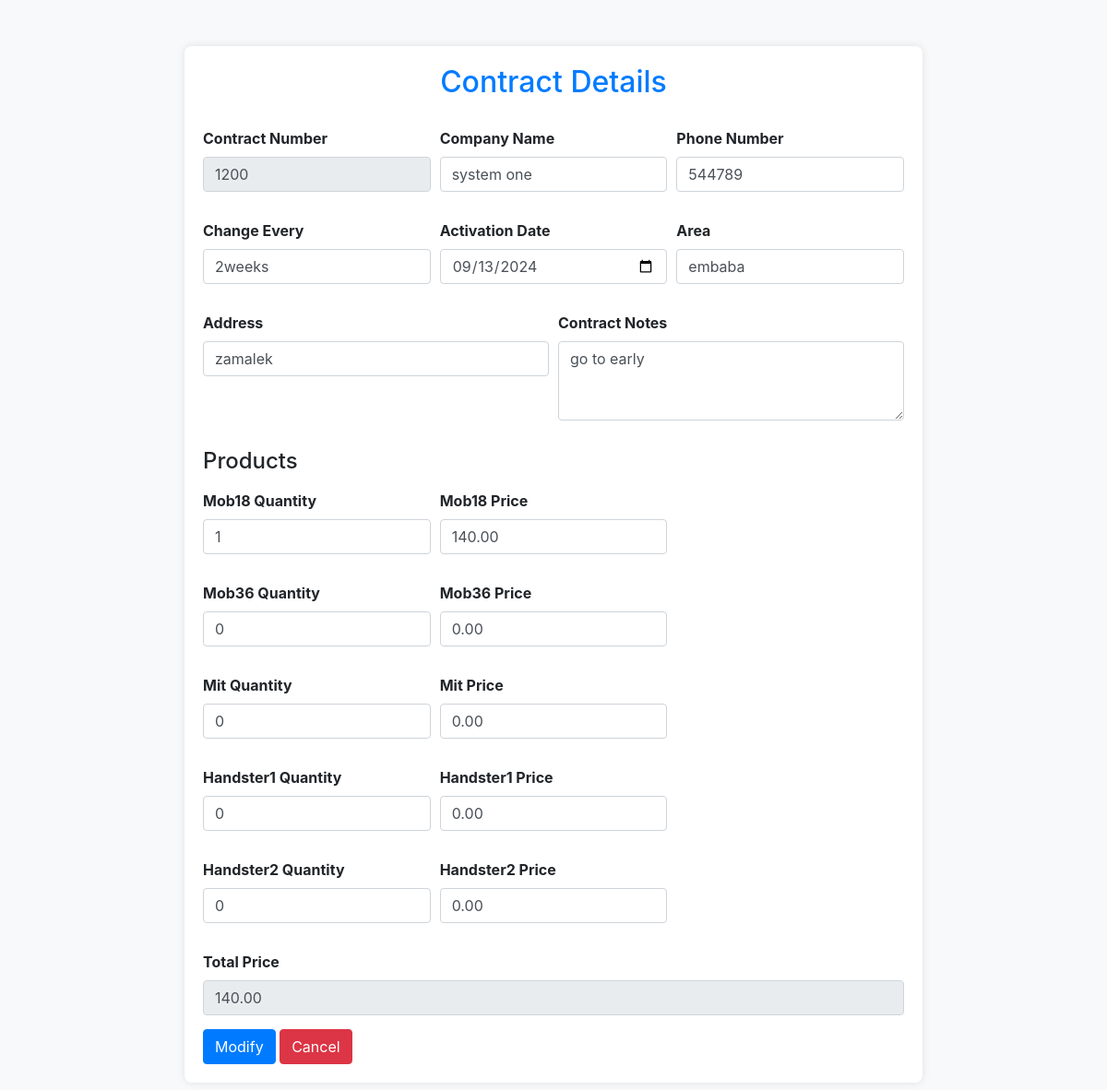
The app's page /companys/contract_details.php?id=15 with its own data.
### tables this page shows
CREATE TABLE `company` (
  `id` int(11) NOT NULL,
  `contract_number` varchar(255) NOT NULL,
  `company_name` varchar(255) NOT NULL,
  `phone_number` varchar(255) NOT NULL,
  `activation_date` date NOT NULL,
  `address` text NOT NULL,
  `change_every` varchar(255) NOT NULL,
  `area` varchar(255) NOT NULL,
  `contract_notes` varchar(255) NOT NULL,
  `mop_18` int(11) NOT NULL,
  `price_mop_18` decimal(10,2) NOT NULL,
  `mop_36` int(11) NOT NULL,
  `price_mop_36` decimal(10,2) NOT NULL,
  `mit` int(11) NOT NULL,
  `price_mit` decimal(10,2) NOT NULL,
  `hd_1` int(11) NOT NULL,
  `price_hd_1` decimal(10,2) NOT NULL,
  `hd_2` int(11) NOT NULL,
  `price_hd_2` decimal(10,2) NOT NULL,
  `total_price` decimal(10,2) NOT NULL
);

### companys/contract_details.php (the view, shortened to what this page needs)
<?php
include '../db.php';
$id = isset($_GET['id']) ? (int)$_GET['id'] : 0;
$sql = "SELECT * FROM company WHERE id = $id";
$result = $conn->query($sql);
$contract = $result->fetch_assoc();
?>
<!DOCTYPE html>
<html lang="en">
<head>
    <link href="https://stackpath.bootstrapcdn.com/bootstrap/4.5.2/css/bootstrap.min.css" rel="stylesheet">
</head>
<body>
    <div class="container">
        <h2>Contract Details</h2>
        <form method="POST" action="contract_details.php?id=<?php echo $id; ?>">
            <div class="form-row">
                <div class="form-group col-md-4">
                    <label for="contract_number">Contract Number</label>
                    <input type="text" class="form-control readonly" id="contract_number" name="contract_number" value="<?php echo htmlspecialchars($contract['contract_number']); ?>" readonly>
                </div>
                <div class="form-group col-md-4">
                    <label for="company_name">Company Name</label>
                    <input type="text" class="form-control" id="company_name" name="company_name" value="<?php echo htmlspecialchars($contract['company_name']); ?>" required>
                </div>
                <div class="form-group col-md-4">
                    <label for="phone_number">Phone Number</label>
                    <input type="text" class="form-control" id="phone_number" name="phone_number" value="<?php echo htmlspecialchars($contract['phone_number']); ?>" required>
                </div>
            </div>
            <div class="form-row">
                <div class="form-group col-md-4">
                    <label for="change_every">Change Every</label>
                    <input type="text" class="form-control" id="change_every" name="change_every" value="<?php echo htmlspecialchars($contract['change_every']); ?>" required>
                </div>
                <div class="form-group col-md-4">
                    <label for="activation_date">Activation Date</label>
                    <input type="date" class="form-control" id="activation_date" name="activation_date" value="<?php echo htmlspecialchars($contract['activation_date']); ?>" required>
                </div>
                <div class="form-group col-md-4">
                    <label for="area">Area</label>
                    <input type="text" class="form-control" id="area" name="area" value="<?php echo htmlspecialchars($contract['area']); ?>" required>
                </div>
            </div>
            <div class="form-row">
                <div class="form-group col-md-6">
                    <label for="address">Address</label>
                    <input type="text" class="form-control" id="address" name="address" value="<?php echo htmlspecialchars($contract['address']); ?>" required>
                </div>
                <div class="form-group col-md-6">
                    <label for="contract_notes">Contract Notes</label>
                    <textarea class="form-control" id="contract_notes" name="contract_notes" rows="3"><?php echo htmlspecialchars($contract['contract_notes']); ?></textarea>
                </div>
            </div>
            <h4 class="mb-3">Products</h4>
            <div class="form-row">
                <div class="form-group col-md-4">
                    <label for="mop_18">Mob18 Quantity</label>
                    <input type="number" class="form-control" id="mop_18" name="mop_18" value="<?php echo htmlspecialchars($contract['mop_18']); ?>">
                </div>
                <div class="form-group col-md-4">
                    <label for="price_mop_18">Mob18 Price</label>
                    <input type="number" step="0.01" class="form-control" id="price_mop_18" name="price_mop_18" value="<?php echo htmlspecialchars($contract['price_mop_18']); ?>">
                </div>
            </div>
            <div class="form-row">
                <div class="form-group col-md-4">
                    <label for="mop_36">Mob36 Quantity</label>
                    <input type="number" class="form-control" id="mop_36" name="mop_36" value="<?php echo htmlspecialchars($contract['mop_36']); ?>">
                </div>
                <div class="form-group col-md-4">
                    <label for="price_mop_36">Mob36 Price</label>
                    <input type="number" step="0.01" class="form-control" id="price_mop_36" name="price_mop_36" value="<?php echo htmlspecialchars($contract['price_mop_36']); ?>">
                </div>
            </div>
            <div class="form-row">
                <div class="form-group col-md-4">
                    <label for="mit">Mit Quantity</label>
                    <input type="number" class="form-control" id="mit" name="mit" value="<?php echo htmlspecialchars($contract['mit']); ?>">
                </div>
                <div class="form-group col-md-4">
                    <label for="price_mit">Mit Price</label>
                    <input type="number" step="0.01" class="form-control" id="price_mit" name="price_mit" value="<?php echo htmlspecialchars($contract['price_mit']); ?>">
                </div>
            </div>
            <div class="form-row">
                <div class="form-group col-md-4">
                    <label for="hd_1">Handster1 Quantity</label>
                    <input type="number" class="form-control" id="hd_1" name="hd_1" value="<?php echo htmlspecialchars($contract['hd_1']); ?>">
                </div>
                <div class="form-group col-md-4">
                    <label for="price_hd_1">Handster1 Price</label>
                    <input type="number" step="0.01" class="form-control" id="price_hd_1" name="price_hd_1" value="<?php echo htmlspecialchars($contract['price_hd_1']); ?>">
                </div>
            </div>
            <div class="form-row">
                <div class="form-group col-md-4">
                    <label for="hd_2">Handster2 Quantity</label>
                    <input type="number" class="form-control" id="hd_2" name="hd_2" value="<?php echo htmlspecialchars($contract['hd_2']); ?>">
                </div>
                <div class="form-group col-md-4">
                    <label for="price_hd_2">Handster2 Price</label>
                    <input type="number" step="0.01" class="form-control" id="price_hd_2" name="price_hd_2" value="<?php echo htmlspecialchars($contract['price_hd_2']); ?>">
                </div>
            </div>
            <div class="form-group">
                <label for="total_price">Total Price</label>
                <input type="number" step="0.01" class="form-control readonly" id="total_price" name="total_price" value="<?php echo htmlspecialchars($contract['total_price']); ?>" readonly>
            </div>
            <button type="submit" name="modify" class="btn btn-primary">Modify</button>
            <button type="submit" id="cancelButton" name="cancel" class="btn btn-danger">Cancel</button>
        </form>
    </div>
</body>
</html>

### companys/contract_details.php (style rules this page uses)
body { background-color: #f8f9fa; }
.container { max-width: 800px; margin: 50px auto; padding: 20px; background-color: #fff; border-radius: 8px; box-shadow: 0 0 10px rgba(0, 0, 0, 0.1); }
h2 { text-align: center; margin-bottom: 30px; color: #007bff; }
.form-group label { font-weight: bold; }
.btn-primary { background-color: #007bff; border-color: #007bff; }
.btn-danger { background-color: #dc3545; border-color: #dc3545; }
.form-row { margin-bottom: 15px; }
.form-group { margin-bottom: 15px; }
.readonly { background-color: #e9ecef; }

### records on screen
company: contract_number "1200", company_name "system one", phone_number "544789", change_every "2weeks", activation_date "09/13/2024", area "embaba", address "zamalek", contract_notes "go to early", mop_18 "1", price_mop_18 "140.00", mop_36 "0", price_mop_36 "0.00", mit "0", price_mit "0.00", hd_1 "0", price_hd_1 "0.00", hd_2 "0", price_hd_2 "0.00", total_price "140.00"
